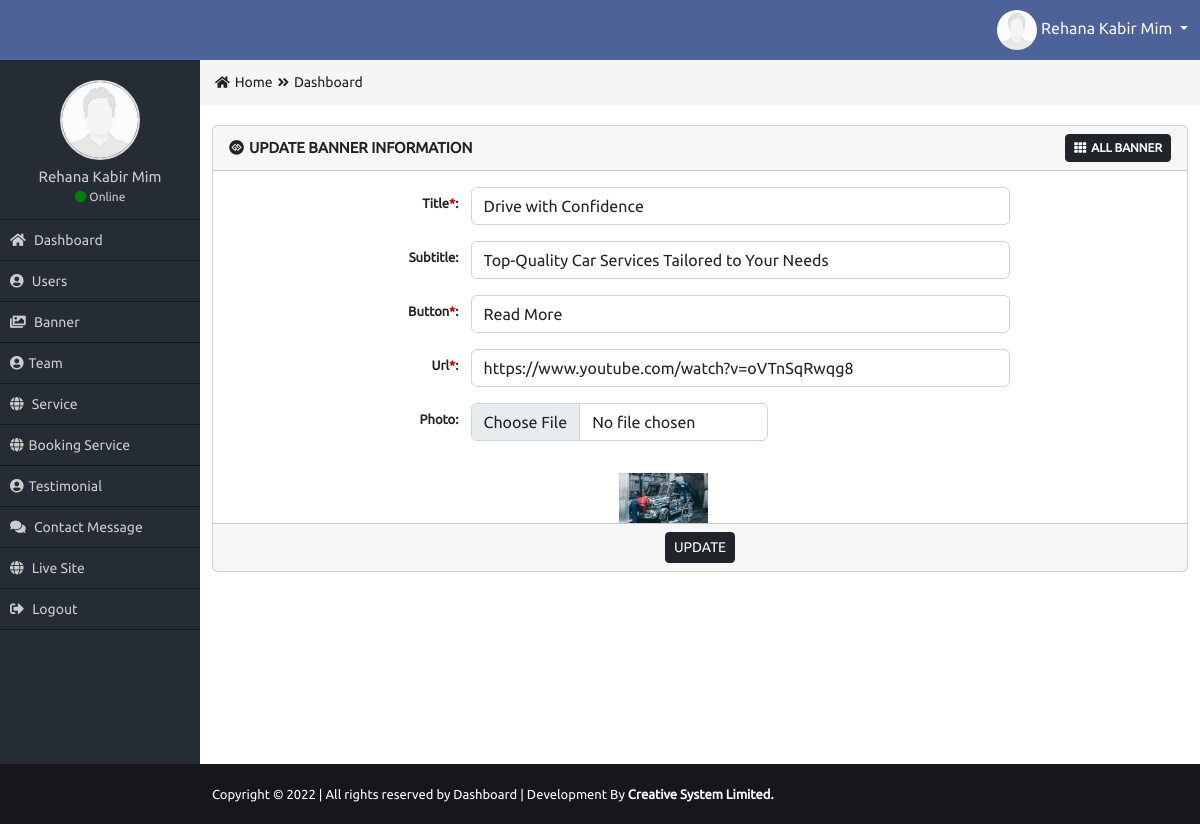
Screenshot of /Admin/edit-banner.php?e=12 (signed in) with the database file from the repository.
### tables this page shows
CREATE TABLE `banners` (
  `ban_id` int(11) NOT NULL,
  `ban_title` varchar(200) NOT NULL,
  `ban_subtitle` varchar(250) NOT NULL,
  `ban_button` varchar(50) NOT NULL,
  `ban_url` varchar(50) NOT NULL,
  `ban_image` varchar(50) NOT NULL,
  `ban_status` int(11) NOT NULL
);

### Admin/edit-banner.php (the view, shortened to what this page needs)
<?php
require_once("functions/function.php");
if($_SESSION['role']=='1'){
$id = $_GET['e'];
$selupd = "SELECT * FROM banners WHERE ban_id = $id";
$Q = mysqli_query($con, $selupd);
$data = mysqli_fetch_assoc($Q);
?>
<div class="row">
  <div class="col-md-12 ">
    <form method="POST" action="" enctype="multipart/form-data">
      <div class="card mb-3">
        <div class="card-header">
          <div class="row">
            <div class="col-md-8 card_title_part">
              <i class="fab fa-gg-circle"></i>UPDATE Banner INFORMATION
            </div>
            <div class="col-md-4 card_button_part">
              <a href="all-banner.php" class="btn btn-sm btn-dark"><i class="fas fa-th"></i>All Banner</a>
            </div>
          </div>
        </div>
        <div class="card-body">
          <div class="row mb-3">
            <label class="col-sm-3 col-form-label col_form_label">Title<span class="req_star">*</span>:</label>
            <div class="col-sm-7">
              <input type="text" class="form-control form_control" id="" name="title" value="<?= $data['ban_title']; ?>">
            </div>
          </div>
          <div class="row mb-3">
            <label class="col-sm-3 col-form-label col_form_label">Subtitle:</label>
            <div class="col-sm-7">
              <input type="text" class="form-control form_control" id="" name="subtitle" value="<?= $data['ban_subtitle']; ?>">
            </div>
          </div>
          <div class="row mb-3">
            <label class="col-sm-3 col-form-label col_form_label">Button<span class="req_star">*</span>:</label>
            <div class="col-sm-7">
          <input type="text" class="form-control form_control" id="" name="btn" value="<?= $data['ban_button']; ?>" >
             </div>
          </div>
          <div class="row mb-3">
            <label class="col-sm-3 col-form-label col_form_label">Url<span class="req_star">*</span>:</label>
            <div class="col-sm-7">
              <input type="text" class="form-control form_control" id="" name="url" value="<?= $data['ban_url']; ?>">
            </div>
          </div>
          <div class="row mb-3">
            <label class="col-sm-3 col-form-label col_form_label">Photo:</label>
            <div class="col-sm-4">
              <input type="file" class="form-control form_control" id="" name="pic">
            </div>
          </div>
        </div>
        <div class="col-md-2 offset-5">
          <?php if ($data['ban_image'] != '') { ?>
            <img height="50" class="img200" src="uploads/<?= $data['ban_image']; ?>" alt="banner" />
          <?php } else { ?>
            <img height="50" src="images/avatar.jpg" alt="avatar" />
          <?php } ?>
        </div>
        <div class="card-footer text-center">
          <button type="submit" class="btn btn-sm btn-dark">UPDATE</button>
        </div>
    <?php
      }else{
        header('Location:index.php');
      }
    ?>

### Admin/css/style.css (style rules this page uses)
* { margin: 0px; padding: 0px; outline: 0px; }
img { border: 0px; }
a { text-decoration: none; }
body { font-family: 'Ubuntu', sans-serif; overflow-x: hidden; }
.card_title_part { color: #222222; font-size: 15px; text-transform: uppercase; font-weight: bold; margin-top: 3px; }
.card_title_part i { margin-right: 5px; }
.card_button_part { text-align: right; }
.card_button_part a { font-size: 12px; text-transform: uppercase; font-weight: bold; }
.card_button_part a i { margin-right: 5px; }
span.req_star { color: #CC0000; }
.col_form_label { font-size: 13px; text-align: right; font-weight: bold; padding-right: 0px; }
.img200 { max-width: 300px; max-height: 200px; }

### rows the page displays
banners: title "Drive with Confidence", subtitle "Top-Quality Car Services Tailored to Your Needs", btn "Read More", url "https://www.youtube.com/watch?v=oVTnSqRwqg8", ban_image (picture)

### other values shown
$_SESSION['name'] "Rehana Kabir Mim"
